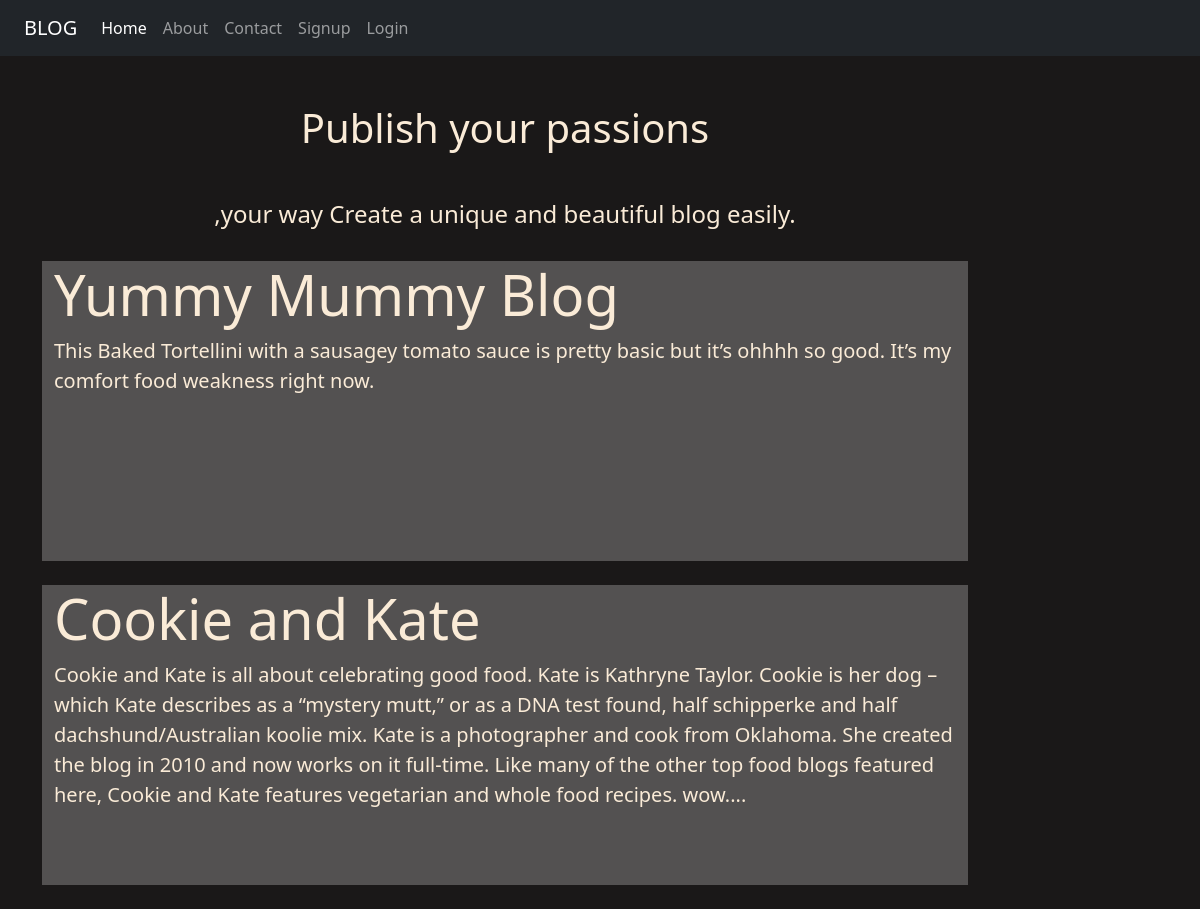
The page / on the database its author committed.
### blog/models.py (models this page shows)
class post(models.Model):
    title=models.CharField(max_length=150)
    upload=models.ImageField(upload_to='uploads/')
    desc=models.TextField()

### blog/views.py (the view)
# urls.py: path('',views.home),
def home(request):
    posts = post.objects.all
    return render(request,'blog/home.html',{'posts':posts})

### blog/templates/blog/home.html
{% extends 'blog/base.html' %}
{% load static %}
{% block content %}
<div class="col-sm-10">
    <h1 style="font-weight-bold" class="my-5"><center>Publish your passions</center></h1>
    <h4><center>,your way Create a unique and beautiful blog easily.</center></h4>
        <br>
        {% for post in posts %}
            <div class="jumbotron jumbotron-fluid jumbo-color" style="height: 300px;">
                <div class="container">
                    <h1 class="display-4 font-weight-bold">{{post.title}}</h1>
                    <p class="lead">{{post.desc}}</p>
                </div>
            </div>
            <br>
        {% endfor %}
</div>
{% endblock content %}

### blog/static/blog/css/style.css (style rules this page uses)
body { background-color: rgb(26, 24, 24); color: antiquewhite; }
.jumbo-color { background-color: rgb(83, 81, 81); }

### rows shown on the page
post: title "Yummy Mummy Blog", desc "This Baked Tortellini with a sausagey tomato sauce is pretty basic but it’s ohhhh so good. It’s my comfort food weakness right now."
post: title "Cookie and Kate", desc "Cookie and Kate is all about celebrating good food. Kate is Kathryne Taylor. Cookie is her dog – which Kate describes as a “mystery mutt,” or as a DNA test found, half schipperke and half dachshund/Australian koolie mix. Kate is a photographer and cook from Oklahoma. She created the blog in 2010 and now works on it full-time. Like many of the other top food blogs featured here, Cookie and Kate features vegetarian and whole food recipes. wow...."
